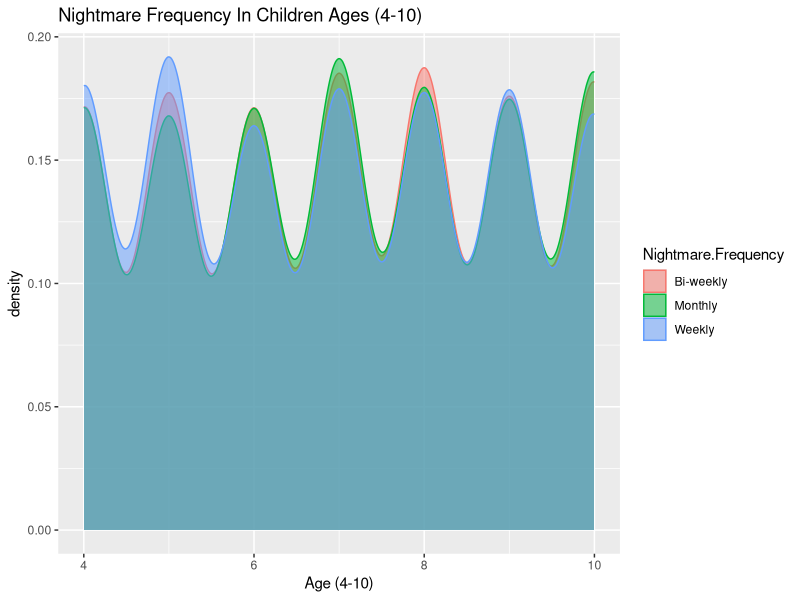
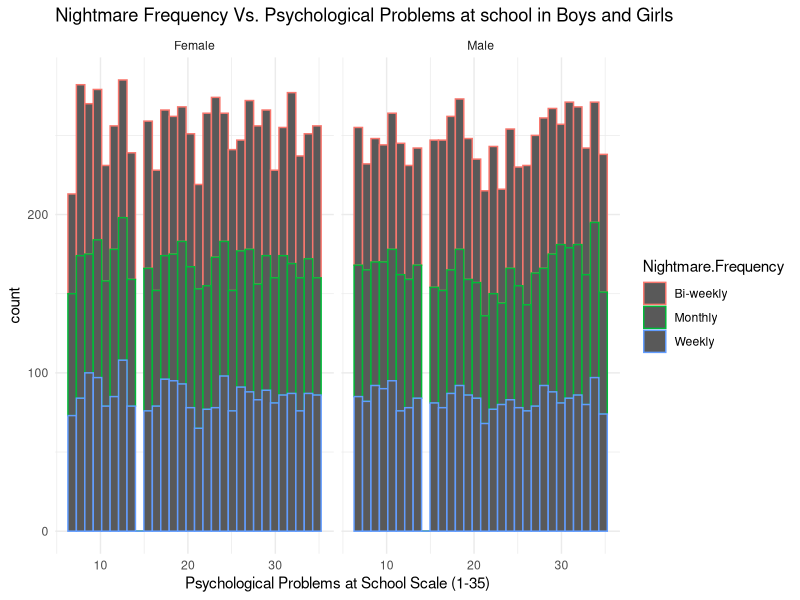
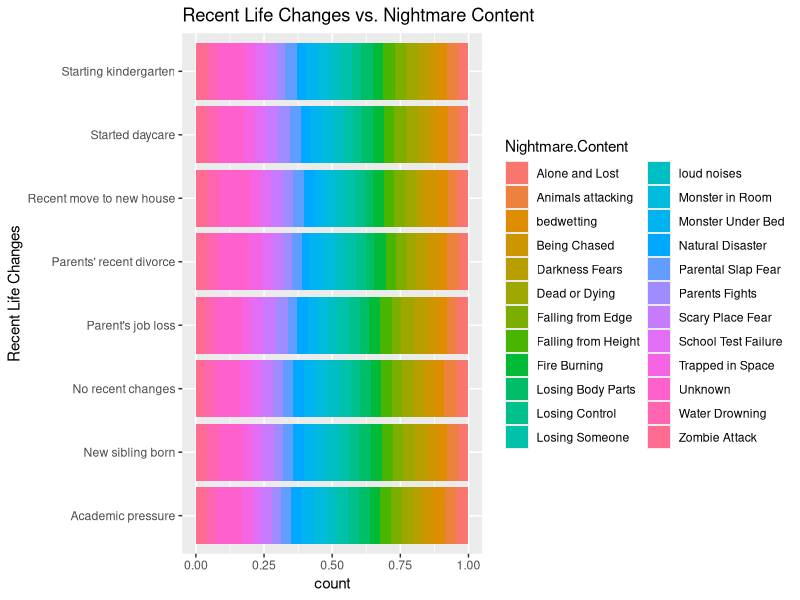
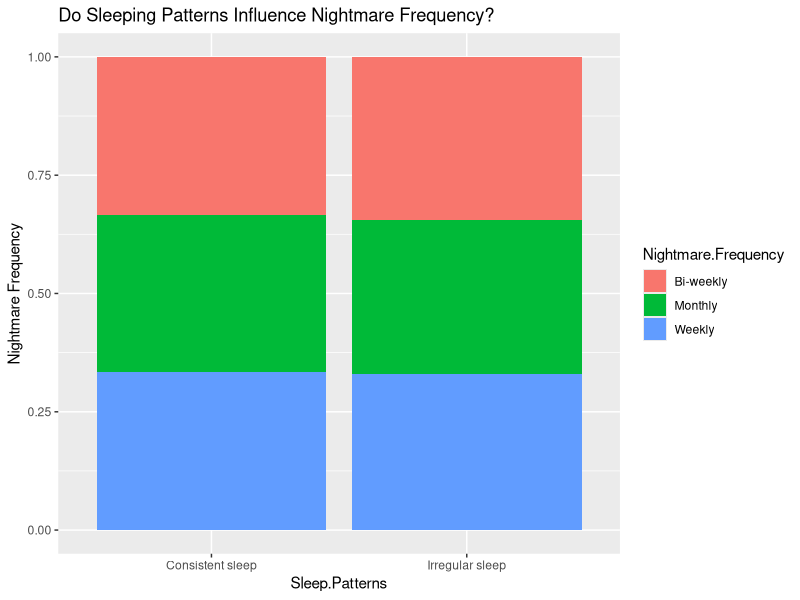

These charts were generated, in order, by the following R code:
## ---- chunk 1
library(readr)
library(ggplot2)
library(tidyverse)
nightmare_dataset <- read.csv("nightmare_dataset.csv")


nightmare <- nightmare_dataset |> filter(!is.na(Age))
nightmare <- nightmare_dataset |> filter(Age <= 10 & Nightmare.Frequency != "")


ggplot(nightmare, aes(
  x = Age, color = Nightmare.Frequency, 
  fill = Nightmare.Frequency)) + 
  geom_density(alpha = 0.5) + labs(
    title = "Nightmare Frequency In Children Ages (4-10)",
    x = "Age (4-10)")
  
## ---- chunk 2
library(readr)
library(ggplot2)
nightmare_dataset <- read.csv("nightmare_dataset.csv")

nightmareGen <- nightmare_dataset |> filter(Nightmare.Frequency != "" & Gender != "")

ggplot(data = nightmareGen , 
  mapping = aes(x = Psychological.Problems.at.School)) + 
  geom_histogram(aes(color = Nightmare.Frequency)) + 
  facet_wrap(~Gender) + labs(
    title = "Nightmare Frequency Vs. Psychological Problems at school in Boys and Girls", x = "Psychological Problems at School Scale (1-35)"
  ) + theme_minimal()
## ---- chunk 3
library(readr)
nightmare_dataset <- read.csv("nightmare_dataset.csv")


nightmare_dataset_filtered <- nightmare_dataset |> filter(Recent.Life.Changes != "")
 
ggplot(data = nightmare_dataset_filtered, mapping = aes(
  y = Recent.Life.Changes, 
  fill = Nightmare.Content )) + 
  geom_bar(position = "fill") + 
  labs(
    title = "Recent Life Changes vs. Nightmare Content", 
    y = "Recent Life Changes") 
## ---- chunk 4
library(readr)
nightmare_dataset <- read.csv("nightmare_dataset.csv")

nightmarePanxF <- nightmare_dataset |> filter(Sleep.Patterns != "" & Nightmare.Frequency != "")

ggplot(data = nightmarePanxF, mapping = aes(
  fill = Nightmare.Frequency, 
  x = Sleep.Patterns )) + 
  geom_bar(position = "fill") +
  labs(
    title = "Do Sleeping Patterns Influence Nightmare Frequency?",
    y = "Nightmare Frequency"
  )
